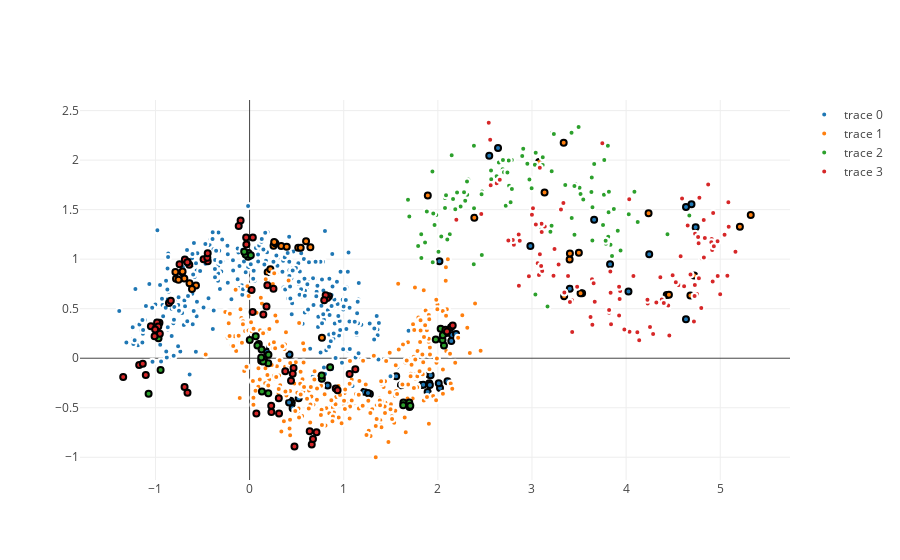

The notebook cell saved with this chart:
### Code cell
# Choose threshold based on precision recall curve
from sklearn.metrics import precision_score, recall_score
meta_classifier.set_params(threshold=0.8)
y_is_corrupt_pred = meta_classifier.predict(Xy)
acc = meta_classifier.score(Xy, y_is_corrupt)
prec = precision_score(y_is_corrupt, y_is_corrupt_pred)
recall = recall_score(y_is_corrupt, y_is_corrupt_pred)

# Show results
print('Accuracy with threshold=%g of meta classifier = %g' % (meta_classifier.threshold, acc))
print('Precision with threshold=%g of meta classifier = %g' % (meta_classifier.threshold, prec))
print('Recall with threshold=%g of meta classifier = %g' % (meta_classifier.threshold, recall))
#plot_with_quality(X, y_corrupt, 1-np.array(y_is_corrupt))
plot_with_quality(X, y_corrupt, 1-np.array(y_is_corrupt_pred))

### Figure 1 — Plotly figure (JSON) as saved in the notebook; plotly's stock layout.template omitted (floating-point values rounded to 4 significant figures; data arrays with more than 128 entries replaced by an {"elided": "..."} marker saying what was removed)
{"data": [{"marker": {"line": {"color": {"elided": "343 int values"}, "colorscale": [[0, "rgb(0,0,0)"], [1, "rgb(255,255,255)"]], "width": 2}}, "mode": "markers", "type": "scatter", "x": {"elided": "343 float values"}, "y": {"elided": "343 float values"}}, {"marker": {"line": {"color": {"elided": "343 int values"}, "colorscale": [[0, "rgb(0,0,0)"], [1, "rgb(255,255,255)"]], "width": 2}}, "mode": "markers", "type": "scatter", "x": {"elided": "343 float values"}, "y": {"elided": "343 float values"}}, {"marker": {"line": {"color": {"elided": "138 int values"}, "colorscale": [[0, "rgb(0,0,0)"], [1, "rgb(255,255,255)"]], "width": 2}}, "mode": "markers", "type": "scatter", "x": {"elided": "138 float values"}, "y": {"elided": "138 float values"}}, {"marker": {"line": {"color": {"elided": "176 int values"}, "colorscale": [[0, "rgb(0,0,0)"], [1, "rgb(255,255,255)"]], "width": 2}}, "mode": "markers", "type": "scatter", "x": {"elided": "176 float values"}, "y": {"elided": "176 float values"}}], "layout": {"title": null}}
